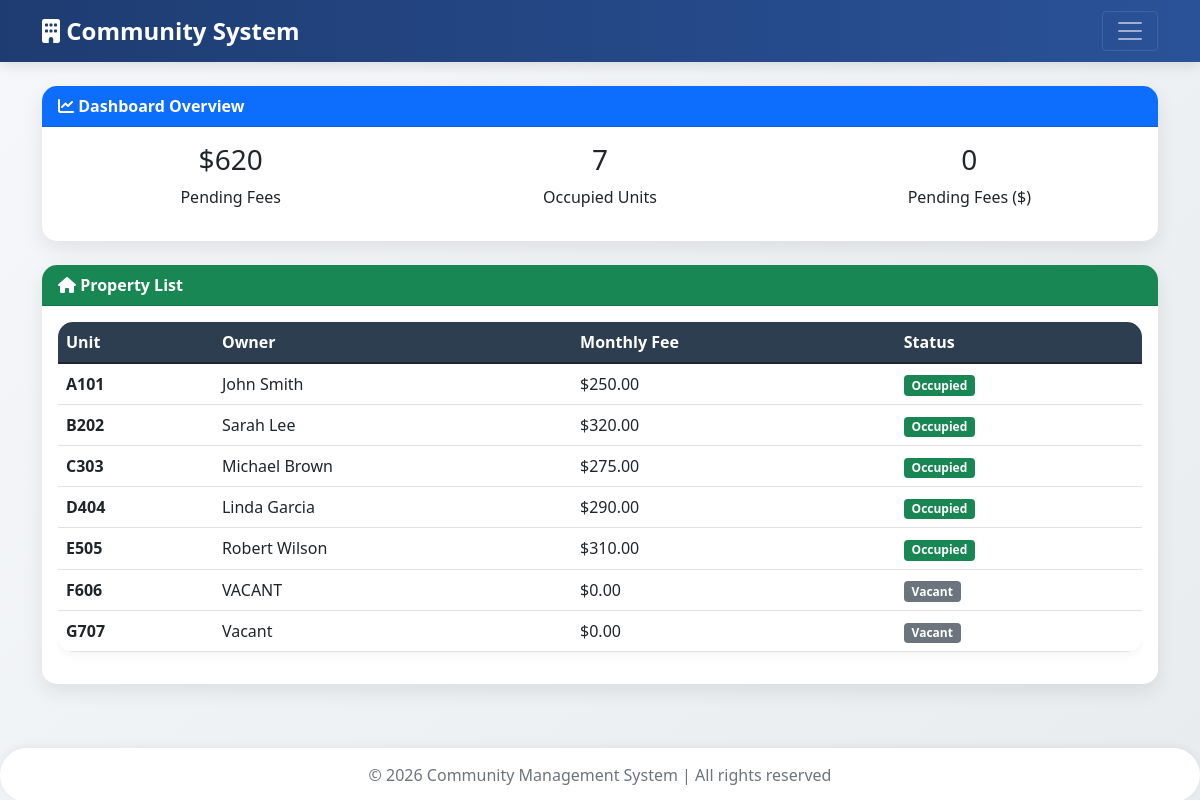
The page / on the database its author committed.
### core/models.py (models this page shows, shortened)
class Property(models.Model):
    STATUS_CHOICES = [('occupied', 'Occupied'), ('vacant', 'Vacant')]
    unit_number = models.CharField(max_length=20, unique=True)
    owner_name = models.CharField(max_length=200)
    monthly_fee = models.DecimalField(max_digits=10, decimal_places=2, default=0)
    status = models.CharField(max_length=20, choices=STATUS_CHOICES, default='vacant')

### core/views.py (the view)
# urls.py: path('', views.home, name='home'),
def home(request):
    properties = Property.objects.all()
    total_pending = Fee.objects.filter(status='unpaid').aggregate(Sum('amount'))['amount__sum'] or 0
    return render(request, 'core/home.html', {'properties': properties, 'total_pending': total_pending})

### core/templates/core/home.html (shortened to what this page needs)
{% extends 'core/base.html' %}
{% block content %}
<div class="row">
    <div class="col-12">
        <div class="card mb-4">
            <div class="card-header bg-primary text-white">
                <i class="fas fa-chart-line"></i> Dashboard Overview
            </div>
            <div class="card-body">
                <div class="row text-center">
                    <div class="col-md-4">
                        <h3>${{ total_pending }}</h3>
                        <p>Pending Fees</p>
                    </div>
                    <div class="col-md-4">
                        <h3>{{ properties|length }}</h3>
                        <p>Occupied Units</p>
                    </div>
                    <div class="col-md-4">
                        <h3>0</h3>
                        <p>Pending Fees ($)</p>
                    </div>
                </div>
            </div>
        </div>
    </div>
</div>
<div class="card">
    <div class="card-header bg-success text-white">
        <i class="fas fa-home"></i> Property List
    </div>
    <div class="card-body">
        <div class="table-responsive">
            <table class="table table-hover align-middle">
                <thead>
                    <tr>
                        <th>Unit</th>
                        <th>Owner</th>
                        <th>Monthly Fee</th>
                        <th>Status</th>
                    </tr>
                </thead>
                <tbody>
                    {% for property in properties %}
                    <tr>
                        <td><strong>{{ property.unit_number }}</strong></td>
                        <td>{{ property.owner_name }}</td>
                        <td>${{ property.monthly_fee }}</td>
                        <td>
                            {% if property.status == 'occupied' %}
                            <span class="badge bg-success">Occupied</span>
                            {% else %}
                            <span class="badge bg-secondary">Vacant</span>
                            {% endif %}
                        </td>
                    </tr>
                    {% empty %}
                    <tr>
                        <td colspan="4" class="text-center">No properties yet. Add some via admin.</td>
                    </tr>
                    {% endfor %}
                </tbody>
            </table>
        </div>
    </div>
</div>
{% endblock %}

### core/templates/core/base.html (shortened to what this page needs)
<!DOCTYPE html>
<html lang="en">
<head>
    <link href="https://cdn.jsdelivr.net/npm/bootstrap@5.1.3/dist/css/bootstrap.min.css" rel="stylesheet">
    <link rel="stylesheet" href="https://cdnjs.cloudflare.com/ajax/libs/font-awesome/6.0.0-beta3/css/all.min.css">
</head>
<body>
    <nav class="navbar navbar-dark bg-dark">
        <div class="container">
            <a class="navbar-brand" href="/">
                <i class="fas fa-building"></i> Community System
            </a>
            <button class="navbar-toggler" type="button" data-bs-toggle="collapse" data-bs-target="#navbarNav">
                <span class="navbar-toggler-icon"></span>
            </button>
        </div>
    </nav>
    <main class="container py-4">
        {% block content %}{% endblock %}
    </main>
    <footer>
        <p class="text-muted mb-0">&copy; 2026 Community Management System | All rights reserved</p>
    </footer>
</body>
</html>

### core/templates/core/base.html (style rules this page uses)
body { background: linear-gradient(135deg, #f5f7fa 0%, #e9ecef 100%); font-family: 'Segoe UI', Tahoma, Geneva, Verdana, sans-serif; }
.navbar { box-shadow: 0 4px 12px rgba(0,0,0,0.1); background: linear-gradient(90deg, #1e3c72 0%, #2a5298 100%) !important; }
.navbar-brand { font-weight: bold; font-size: 1.5rem; }
.card { border-radius: 15px; border: none; box-shadow: 0 8px 20px rgba(0,0,0,0.08); transition: transform 0.2s, box-shadow 0.2s; }
.card-header { border-radius: 15px 15px 0 0 !important; font-weight: 600; }
.table { background: white; border-radius: 15px; overflow: hidden; box-shadow: 0 2px 10px rgba(0,0,0,0.05); }
.table thead th { background: #2c3e50; color: white; border: none; }
footer { background: white; padding: 15px; text-align: center; border-radius: 30px; margin-top: 40px; box-shadow: 0 -2px 10px rgba(0,0,0,0.05); }

### rows shown on the page
Property: unit_number "A101", owner_name "John Smith", monthly_fee "250.00", status "Occupied"
Property: unit_number "B202", owner_name "Sarah Lee", monthly_fee "320.00", status "Occupied"
Property: unit_number "C303", owner_name "Michael Brown", monthly_fee "275.00", status "Occupied"
Property: unit_number "D404", owner_name "Linda Garcia", monthly_fee "290.00", status "Occupied"
Property: unit_number "E505", owner_name "Robert Wilson", monthly_fee "310.00", status "Occupied"
Property: unit_number "F606", owner_name "VACANT", monthly_fee "0.00", status "Vacant"
Property: unit_number "G707", owner_name "Vacant", monthly_fee "0.00", status "Vacant"

### other values the page prints
{{ total_pending }} "620"
{{ properties|length }} "7"
